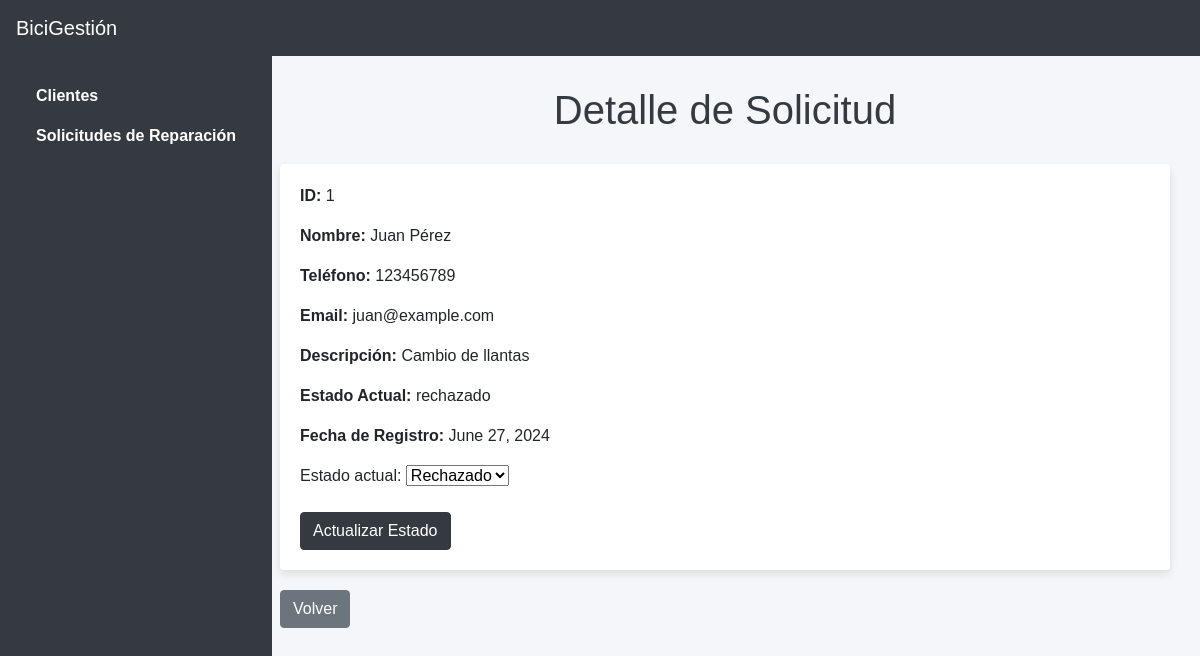
The app's page /solicitud/1/, older data.
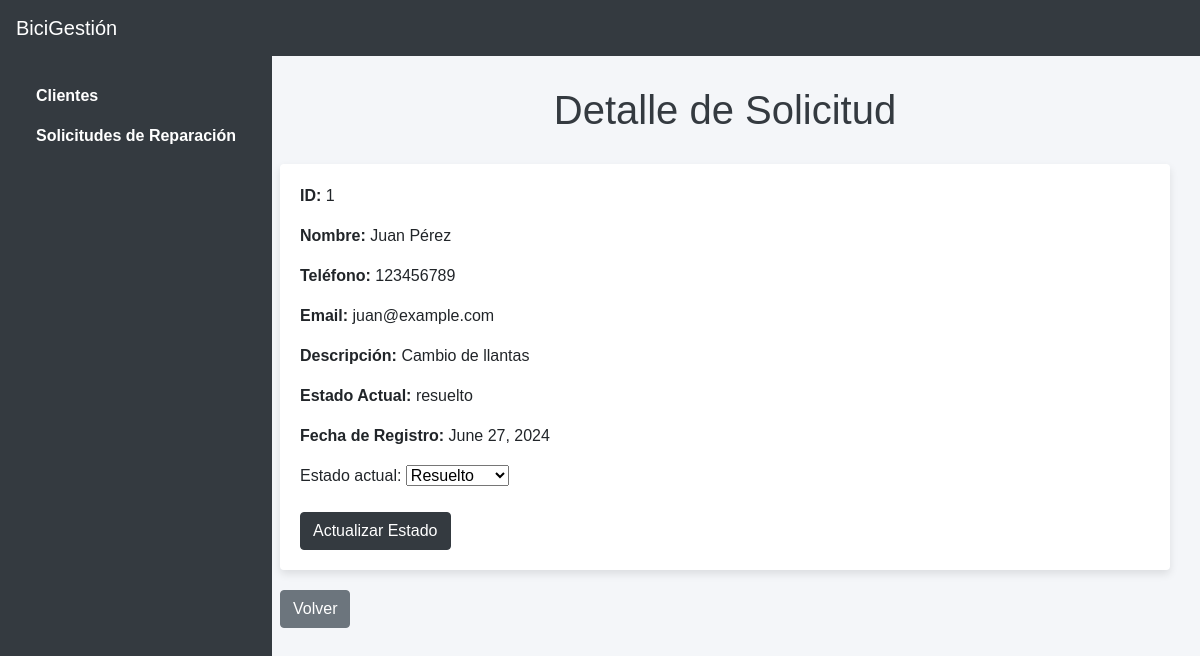
The same page, newer data.
### mainapp/models.py (models this page shows, shortened)
class Solicitud(models.Model):
    ESTADO_CHOICES = [
        ('pendiente', 'Pendiente'),
        ('resuelto', 'Resuelto'),
        ('rechazado', 'Rechazado'),
    ]
    cliente = models.ForeignKey(Cliente, on_delete=models.CASCADE)
    descripcion = models.TextField()
    estado_actual = models.CharField(max_length=10, choices=ESTADO_CHOICES)
    fecha_registro = models.DateField(auto_now_add=True)

class Cliente(models.Model):
    nombre = models.CharField(max_length=100)
    telefono = models.CharField(max_length=20)
    email = models.EmailField()

### mainapp/views.py (the view)
# urls.py: path('solicitud/<int:solicitud_id>/', views.detalle_solicitud, name='detalle_solicitud'),
def detalle_solicitud(request, solicitud_id):
    solicitud = get_object_or_404(Solicitud, id=solicitud_id)
    if request.method == 'POST':
        form = ConfirmarSolicitudForm(request.POST, instance=solicitud)
        if form.is_valid():
            solicitud = form.save()
            if solicitud.estado_actual == 'resuelto':
                asunto = 'Confirmación de reparación'
                mensaje = f'Hola {solicitud.cliente.nombre},\n\nTu bicicleta puede ser reparada. Nos pondremos en contacto contigo pronto.'
            else:
                asunto = 'Rechazo de reparación'
                mensaje = f'Hola {solicitud.cliente.nombre},\n\nLamentamos informarte que tu bicicleta no puede ser reparada.'
            send_mail(asunto, mensaje, settings.E , [solicitud.cliente.email], fail_silently=False)
            return redirect('solicitudes')
    else:
        form = ConfirmarSolicitudForm(instance=solicitud)
    return render(request, 'detalle_solicitud.html', {'solicitud': solicitud, 'form': form})

### mainapp/forms.py
class ConfirmarSolicitudForm(forms.ModelForm):
    class Meta:
        model = Solicitud
        fields = ['estado_actual']

### mainapp/templates/detalle_solicitud.html (shortened to what this page needs)
<!DOCTYPE html>
<html>
<head>
    <link href="https://stackpath.bootstrapcdn.com/bootstrap/4.5.2/css/bootstrap.min.css" rel="stylesheet">
</head>
<body>
    <nav class="navbar navbar-expand-lg">
        <a class="navbar-brand" href="#">BiciGestión</a>
    </nav>
    <div class="sidebar">
        <nav class="nav flex-column">
            <a class="nav-link" href="{% url 'clientes' %}">Clientes</a>
            <a class="nav-link" href="{% url 'solicitudes' %}">Solicitudes de Reparación</a>
        </nav>
    </div>
    <div class="content">
        <h1>Detalle de Solicitud</h1>
        <div class="card">
            <p><strong>ID:</strong> {{ solicitud.id }}</p>
            <p><strong>Nombre:</strong> {{ solicitud.cliente.nombre }}</p>
            <p><strong>Teléfono:</strong> {{ solicitud.cliente.telefono }}</p>
            <p><strong>Email:</strong> {{ solicitud.cliente.email }}</p>
            <p><strong>Descripción:</strong> {{ solicitud.descripcion }}</p>
            <p><strong>Estado Actual:</strong> {{ solicitud.estado_actual }}</p>
            <p><strong>Fecha de Registro:</strong> {{ solicitud.fecha_registro }}</p>
            <form method="post">
                {{ form.as_p }}
                <button type="submit" class="btn btn-primary">Actualizar Estado</button>
            </form>
        </div>
        <a class="btn btn-secondary" href="{% url 'solicitudes' %}">Volver</a>
    </div>
</body>
</html>

### mainapp/templates/detalle_solicitud.html (style rules this page uses)
body { background-color: #f4f6f9; font-family: 'Arial', sans-serif; }
.navbar { background-color: #343a40; }
.navbar-brand, .nav-link { color: #ffffff !important; }
.sidebar { height: 100vh; background-color: #343a40; padding: 20px; position: fixed; }
.sidebar .nav-link { color: #ffffff !important; font-weight: bold; }
.content { margin-left: 250px; padding: 30px; }
h1 { color: #343a40; text-align: center; margin-bottom: 30px; }
.card { background-color: #ffffff; box-shadow: 0 4px 8px rgba(0, 0, 0, 0.1); border: none; padding: 20px; margin-bottom: 20px; }
.btn-primary { background-color: #343a40; border-color: #343a40; }

Row changes from the older to the newer data that the page shows:
changed Solicitud "Cambio de llantas": estado_actual "rechazado" → "resuelto"; estado_actual "Rechazado" → "Resuelto"
